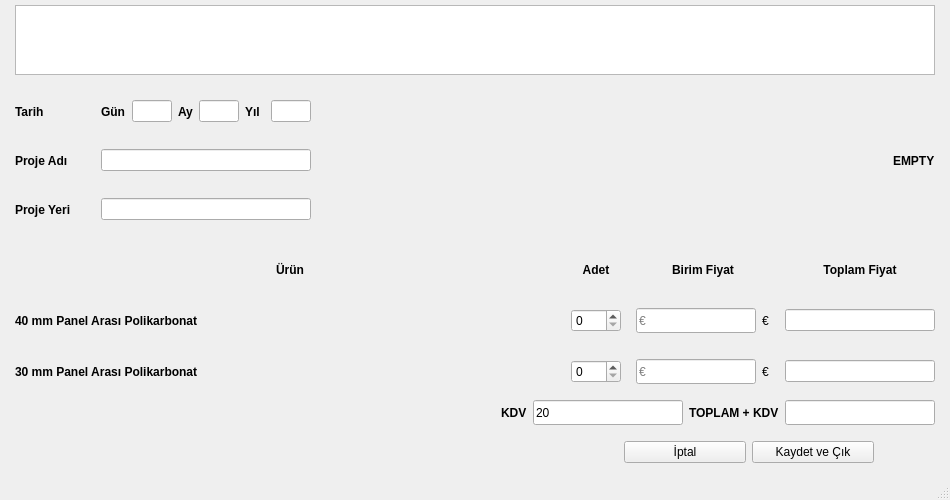
<?xml version="1.0" encoding="UTF-8"?>
<ui version="4.0">
 <class>MainWindow</class>
 <widget class="QMainWindow" name="MainWindow">
  <property name="geometry">
   <rect>
    <x>0</x>
    <y>0</y>
    <width>950</width>
    <height>500</height>
   </rect>
  </property>
  <property name="minimumSize">
   <size>
    <width>950</width>
    <height>500</height>
   </size>
  </property>
  <property name="maximumSize">
   <size>
    <width>950</width>
    <height>500</height>
   </size>
  </property>
  <property name="windowTitle">
   <string>MainWindow</string>
  </property>
  <widget class="QWidget" name="centralwidget">
   <layout class="QVBoxLayout" name="verticalLayout_3" stretch="2,15,1,1,1,1,1">
    <property name="leftMargin">
     <number>15</number>
    </property>
    <property name="topMargin">
     <number>5</number>
    </property>
    <property name="rightMargin">
     <number>15</number>
    </property>
    <property name="bottomMargin">
     <number>5</number>
    </property>
    <item>
     <widget class="QTextEdit" name="textEdit"/>
    </item>
    <item>
     <layout class="QHBoxLayout" name="horizontalLayout_6">
      <item>
       <layout class="QVBoxLayout" name="verticalLayout_2">
        <property name="leftMargin">
         <number>0</number>
        </property>
        <item>
         <layout class="QHBoxLayout" name="horizontalLayout">
          <item>
           <widget class="QLabel" name="label_4">
            <property name="minimumSize">
             <size>
              <width>80</width>
              <height>25</height>
             </size>
            </property>
            <property name="maximumSize">
             <size>
              <width>80</width>
              <height>25</height>
             </size>
            </property>
            <property name="font">
             <font>
              <weight>75</weight>
              <bold>true</bold>
             </font>
            </property>
            <property name="text">
             <string>Tarih</string>
            </property>
           </widget>
          </item>
          <item>
           <widget class="QLabel" name="label">
            <property name="minimumSize">
             <size>
              <width>25</width>
              <height>0</height>
             </size>
            </property>
            <property name="font">
             <font>
              <weight>75</weight>
              <bold>true</bold>
             </font>
            </property>
            <property name="text">
             <string>Gün</string>
            </property>
           </widget>
          </item>
          <item>
           <widget class="QLineEdit" name="gun_line">
            <property name="minimumSize">
             <size>
              <width>40</width>
              <height>0</height>
             </size>
            </property>
            <property name="maximumSize">
             <size>
              <width>40</width>
              <height>16777215</height>
             </size>
            </property>
            <property name="readOnly">
             <bool>true</bool>
            </property>
           </widget>
          </item>
          <item>
           <widget class="QLabel" name="label_5">
            <property name="minimumSize">
             <size>
              <width>15</width>
              <height>0</height>
             </size>
            </property>
            <property name="font">
             <font>
              <weight>75</weight>
              <bold>true</bold>
             </font>
            </property>
            <property name="text">
             <string>Ay</string>
            </property>
           </widget>
          </item>
          <item>
           <widget class="QLineEdit" name="ay_line">
            <property name="minimumSize">
             <size>
              <width>40</width>
              <height>0</height>
             </size>
            </property>
            <property name="maximumSize">
             <size>
              <width>40</width>
              <height>16777215</height>
             </size>
            </property>
            <property name="readOnly">
             <bool>true</bool>
            </property>
           </widget>
          </item>
          <item>
           <widget class="QLabel" name="label_6">
            <property name="minimumSize">
             <size>
              <width>20</width>
              <height>0</height>
             </size>
            </property>
            <property name="font">
             <font>
              <weight>75</weight>
              <bold>true</bold>
             </font>
            </property>
            <property name="text">
             <string>Yıl</string>
            </property>
           </widget>
          </item>
          <item>
           <widget class="QLineEdit" name="yil_line">
            <property name="minimumSize">
             <size>
              <width>40</width>
              <height>0</height>
             </size>
            </property>
            <property name="maximumSize">
             <size>
              <width>40</width>
              <height>16777215</height>
             </size>
            </property>
            <property name="readOnly">
             <bool>true</bool>
            </property>
           </widget>
          </item>
          <item>
           <spacer name="horizontalSpacer_25">
            <property name="orientation">
             <enum>Qt::Horizontal</enum>
            </property>
            <property name="sizeHint" stdset="0">
             <size>
              <width>40</width>
              <height>20</height>
             </size>
            </property>
           </spacer>
          </item>
         </layout>
        </item>
        <item>
         <layout class="QHBoxLayout" name="horizontalLayout_2">
          <item>
           <widget class="QLabel" name="label_2">
            <property name="minimumSize">
             <size>
              <width>80</width>
              <height>25</height>
             </size>
            </property>
            <property name="maximumSize">
             <size>
              <width>80</width>
              <height>25</height>
             </size>
            </property>
            <property name="font">
             <font>
              <weight>75</weight>
              <bold>true</bold>
             </font>
            </property>
            <property name="text">
             <string>Proje Adı</string>
            </property>
           </widget>
          </item>
          <item>
           <widget class="QLineEdit" name="projeadi_line">
            <property name="minimumSize">
             <size>
              <width>210</width>
              <height>0</height>
             </size>
            </property>
            <property name="maximumSize">
             <size>
              <width>210</width>
              <height>16777215</height>
             </size>
            </property>
            <property name="readOnly">
             <bool>true</bool>
            </property>
           </widget>
          </item>
          <item>
           <spacer name="horizontalSpacer_24">
            <property name="orientation">
             <enum>Qt::Horizontal</enum>
            </property>
            <property name="sizeHint" stdset="0">
             <size>
              <width>40</width>
              <height>20</height>
             </size>
            </property>
           </spacer>
          </item>
         </layout>
        </item>
        <item>
         <layout class="QHBoxLayout" name="horizontalLayout_3">
          <item>
           <widget class="QLabel" name="label_3">
            <property name="minimumSize">
             <size>
              <width>80</width>
              <height>25</height>
             </size>
            </property>
            <property name="maximumSize">
             <size>
              <width>80</width>
              <height>25</height>
             </size>
            </property>
            <property name="font">
             <font>
              <weight>75</weight>
              <bold>true</bold>
             </font>
            </property>
            <property name="text">
             <string>Proje Yeri</string>
            </property>
           </widget>
          </item>
          <item>
           <widget class="QLineEdit" name="projeyeri_line">
            <property name="minimumSize">
             <size>
              <width>210</width>
              <height>0</height>
             </size>
            </property>
            <property name="maximumSize">
             <size>
              <width>210</width>
              <height>16777215</height>
             </size>
            </property>
            <property name="readOnly">
             <bool>true</bool>
            </property>
           </widget>
          </item>
          <item>
           <spacer name="horizontalSpacer_23">
            <property name="orientation">
             <enum>Qt::Horizontal</enum>
            </property>
            <property name="sizeHint" stdset="0">
             <size>
              <width>40</width>
              <height>20</height>
             </size>
            </property>
           </spacer>
          </item>
         </layout>
        </item>
       </layout>
      </item>
      <item>
       <layout class="QVBoxLayout" name="verticalLayout">
        <item>
         <layout class="QHBoxLayout" name="horizontalLayout_15">
          <item>
           <widget class="QLabel" name="label_29">
            <property name="font">
             <font>
              <weight>75</weight>
              <bold>true</bold>
             </font>
            </property>
            <property name="text">
             <string>EMPTY</string>
            </property>
           </widget>
          </item>
         </layout>
        </item>
       </layout>
      </item>
     </layout>
    </item>
    <item>
     <layout class="QHBoxLayout" name="horizontalLayout_12">
      <item>
       <widget class="QLabel" name="label_21">
        <property name="minimumSize">
         <size>
          <width>550</width>
          <height>45</height>
         </size>
        </property>
        <property name="maximumSize">
         <size>
          <width>550</width>
          <height>16777215</height>
         </size>
        </property>
        <property name="font">
         <font>
          <weight>75</weight>
          <bold>true</bold>
         </font>
        </property>
        <property name="text">
         <string>Ürün</string>
        </property>
        <property name="alignment">
         <set>Qt::AlignCenter</set>
        </property>
       </widget>
      </item>
      <item>
       <widget class="QLabel" name="label_22">
        <property name="minimumSize">
         <size>
          <width>50</width>
          <height>0</height>
         </size>
        </property>
        <property name="maximumSize">
         <size>
          <width>50</width>
          <height>16777215</height>
         </size>
        </property>
        <property name="font">
         <font>
          <weight>75</weight>
          <bold>true</bold>
         </font>
        </property>
        <property name="text">
         <string>Adet</string>
        </property>
        <property name="alignment">
         <set>Qt::AlignCenter</set>
        </property>
       </widget>
      </item>
      <item>
       <spacer name="horizontalSpacer_13">
        <property name="orientation">
         <enum>Qt::Horizontal</enum>
        </property>
        <property name="sizeHint" stdset="0">
         <size>
          <width>40</width>
          <height>20</height>
         </size>
        </property>
       </spacer>
      </item>
      <item>
       <widget class="QLabel" name="label_23">
        <property name="minimumSize">
         <size>
          <width>120</width>
          <height>0</height>
         </size>
        </property>
        <property name="maximumSize">
         <size>
          <width>60</width>
          <height>16777215</height>
         </size>
        </property>
        <property name="font">
         <font>
          <weight>75</weight>
          <bold>true</bold>
         </font>
        </property>
        <property name="text">
         <string>Birim Fiyat</string>
        </property>
        <property name="alignment">
         <set>Qt::AlignCenter</set>
        </property>
       </widget>
      </item>
      <item>
       <spacer name="horizontalSpacer_14">
        <property name="orientation">
         <enum>Qt::Horizontal</enum>
        </property>
        <property name="sizeHint" stdset="0">
         <size>
          <width>40</width>
          <height>20</height>
         </size>
        </property>
       </spacer>
      </item>
      <item>
       <widget class="QLabel" name="label_24">
        <property name="minimumSize">
         <size>
          <width>150</width>
          <height>0</height>
         </size>
        </property>
        <property name="font">
         <font>
          <weight>75</weight>
          <bold>true</bold>
          <stylestrategy>PreferDefault</stylestrategy>
         </font>
        </property>
        <property name="layoutDirection">
         <enum>Qt::LeftToRight</enum>
        </property>
        <property name="text">
         <string>Toplam Fiyat</string>
        </property>
        <property name="alignment">
         <set>Qt::AlignCenter</set>
        </property>
       </widget>
      </item>
     </layout>
    </item>
    <item>
     <layout class="QHBoxLayout" name="horizontalLayout_11">
      <item>
       <widget class="QLabel" name="urun_label_1">
        <property name="minimumSize">
         <size>
          <width>550</width>
          <height>45</height>
         </size>
        </property>
        <property name="maximumSize">
         <size>
          <width>550</width>
          <height>16777215</height>
         </size>
        </property>
        <property name="font">
         <font>
          <weight>75</weight>
          <bold>true</bold>
         </font>
        </property>
        <property name="text">
         <string>40 mm Panel Arası Polikarbonat</string>
        </property>
       </widget>
      </item>
      <item>
       <widget class="QSpinBox" name="adet_line_1">
        <property name="minimumSize">
         <size>
          <width>50</width>
          <height>0</height>
         </size>
        </property>
       </widget>
      </item>
      <item>
       <spacer name="horizontalSpacer_10">
        <property name="orientation">
         <enum>Qt::Horizontal</enum>
        </property>
        <property name="sizeHint" stdset="0">
         <size>
          <width>40</width>
          <height>20</height>
         </size>
        </property>
       </spacer>
      </item>
      <item>
       <widget class="QLineEdit" name="brmfiyat_line_1">
        <property name="sizePolicy">
         <sizepolicy hsizetype="Minimum" vsizetype="Fixed">
          <horstretch>0</horstretch>
          <verstretch>0</verstretch>
         </sizepolicy>
        </property>
        <property name="minimumSize">
         <size>
          <width>120</width>
          <height>0</height>
         </size>
        </property>
        <property name="maximumSize">
         <size>
          <width>60</width>
          <height>25</height>
         </size>
        </property>
        <property name="inputMask">
         <string/>
        </property>
        <property name="text">
         <string/>
        </property>
        <property name="readOnly">
         <bool>false</bool>
        </property>
        <property name="placeholderText">
         <string>€</string>
        </property>
       </widget>
      </item>
      <item>
       <widget class="QLabel" name="label_20">
        <property name="text">
         <string>€</string>
        </property>
       </widget>
      </item>
      <item>
       <spacer name="horizontalSpacer_11">
        <property name="orientation">
         <enum>Qt::Horizontal</enum>
        </property>
        <property name="sizeHint" stdset="0">
         <size>
          <width>40</width>
          <height>20</height>
         </size>
        </property>
       </spacer>
      </item>
      <item>
       <widget class="QLineEdit" name="top_line_1">
        <property name="minimumSize">
         <size>
          <width>150</width>
          <height>0</height>
         </size>
        </property>
        <property name="maximumSize">
         <size>
          <width>150</width>
          <height>16777215</height>
         </size>
        </property>
        <property name="text">
         <string/>
        </property>
        <property name="readOnly">
         <bool>true</bool>
        </property>
       </widget>
      </item>
     </layout>
    </item>
    <item>
     <layout class="QHBoxLayout" name="horizontalLayout_13">
      <item>
       <widget class="QLabel" name="urun_label_2">
        <property name="minimumSize">
         <size>
          <width>550</width>
          <height>45</height>
         </size>
        </property>
        <property name="maximumSize">
         <size>
          <width>550</width>
          <height>16777215</height>
         </size>
        </property>
        <property name="font">
         <font>
          <pointsize>9</pointsize>
          <weight>75</weight>
          <bold>true</bold>
         </font>
        </property>
        <property name="text">
         <string>30 mm Panel Arası Polikarbonat</string>
        </property>
       </widget>
      </item>
      <item>
       <widget class="QSpinBox" name="adet_line_2">
        <property name="minimumSize">
         <size>
          <width>50</width>
          <height>0</height>
         </size>
        </property>
       </widget>
      </item>
      <item>
       <spacer name="horizontalSpacer_19">
        <property name="orientation">
         <enum>Qt::Horizontal</enum>
        </property>
        <property name="sizeHint" stdset="0">
         <size>
          <width>40</width>
          <height>20</height>
         </size>
        </property>
       </spacer>
      </item>
      <item>
       <widget class="QLineEdit" name="brmfiyat_line_2">
        <property name="minimumSize">
         <size>
          <width>120</width>
          <height>0</height>
         </size>
        </property>
        <property name="maximumSize">
         <size>
          <width>60</width>
          <height>25</height>
         </size>
        </property>
        <property name="inputMask">
         <string/>
        </property>
        <property name="text">
         <string/>
        </property>
        <property name="readOnly">
         <bool>false</bool>
        </property>
        <property name="placeholderText">
         <string>€</string>
        </property>
       </widget>
      </item>
      <item>
       <widget class="QLabel" name="label_26">
        <property name="text">
         <string>€</string>
        </property>
       </widget>
      </item>
      <item>
       <spacer name="horizontalSpacer_20">
        <property name="orientation">
         <enum>Qt::Horizontal</enum>
        </property>
        <property name="sizeHint" stdset="0">
         <size>
          <width>40</width>
          <height>20</height>
         </size>
        </property>
       </spacer>
      </item>
      <item>
       <widget class="QLineEdit" name="top_line_2">
        <property name="minimumSize">
         <size>
          <width>150</width>
          <height>0</height>
         </size>
        </property>
        <property name="maximumSize">
         <size>
          <width>150</width>
          <height>16777215</height>
         </size>
        </property>
        <property name="text">
         <string/>
        </property>
        <property name="readOnly">
         <bool>true</bool>
        </property>
       </widget>
      </item>
     </layout>
    </item>
    <item>
     <layout class="QHBoxLayout" name="horizontalLayout_28">
      <item>
       <spacer name="horizontalSpacer_12">
        <property name="orientation">
         <enum>Qt::Horizontal</enum>
        </property>
        <property name="sizeHint" stdset="0">
         <size>
          <width>40</width>
          <height>20</height>
         </size>
        </property>
       </spacer>
      </item>
      <item>
       <widget class="QLabel" name="label_35">
        <property name="font">
         <font>
          <weight>75</weight>
          <bold>true</bold>
         </font>
        </property>
        <property name="text">
         <string>KDV</string>
        </property>
       </widget>
      </item>
      <item>
       <widget class="QLineEdit" name="kdv_line">
        <property name="minimumSize">
         <size>
          <width>150</width>
          <height>25</height>
         </size>
        </property>
        <property name="maximumSize">
         <size>
          <width>150</width>
          <height>25</height>
         </size>
        </property>
        <property name="text">
         <string>20</string>
        </property>
       </widget>
      </item>
      <item>
       <widget class="QLabel" name="label_36">
        <property name="font">
         <font>
          <weight>75</weight>
          <italic>false</italic>
          <bold>true</bold>
         </font>
        </property>
        <property name="text">
         <string>TOPLAM + KDV</string>
        </property>
       </widget>
      </item>
      <item>
       <widget class="QLineEdit" name="topkdv_line">
        <property name="minimumSize">
         <size>
          <width>150</width>
          <height>25</height>
         </size>
        </property>
        <property name="maximumSize">
         <size>
          <width>150</width>
          <height>25</height>
         </size>
        </property>
        <property name="readOnly">
         <bool>true</bool>
        </property>
       </widget>
      </item>
     </layout>
    </item>
    <item>
     <layout class="QHBoxLayout" name="horizontalLayout_27" stretch="10,2,2,1">
      <property name="topMargin">
       <number>10</number>
      </property>
      <property name="bottomMargin">
       <number>10</number>
      </property>
      <item>
       <spacer name="horizontalSpacer_17">
        <property name="orientation">
         <enum>Qt::Horizontal</enum>
        </property>
        <property name="sizeHint" stdset="0">
         <size>
          <width>40</width>
          <height>20</height>
         </size>
        </property>
       </spacer>
      </item>
      <item>
       <widget class="QPushButton" name="iptal_but">
        <property name="text">
         <string>İptal</string>
        </property>
       </widget>
      </item>
      <item>
       <widget class="QPushButton" name="kaydet_but">
        <property name="text">
         <string>Kaydet ve Çık</string>
        </property>
       </widget>
      </item>
      <item>
       <spacer name="horizontalSpacer_18">
        <property name="orientation">
         <enum>Qt::Horizontal</enum>
        </property>
        <property name="sizeHint" stdset="0">
         <size>
          <width>40</width>
          <height>20</height>
         </size>
        </property>
       </spacer>
      </item>
     </layout>
    </item>
   </layout>
  </widget>
  <widget class="QMenuBar" name="menubar">
   <property name="geometry">
    <rect>
     <x>0</x>
     <y>0</y>
     <width>950</width>
     <height>22</height>
    </rect>
   </property>
  </widget>
  <widget class="QStatusBar" name="statusbar"/>
 </widget>
 <resources/>
 <connections/>
</ui>
